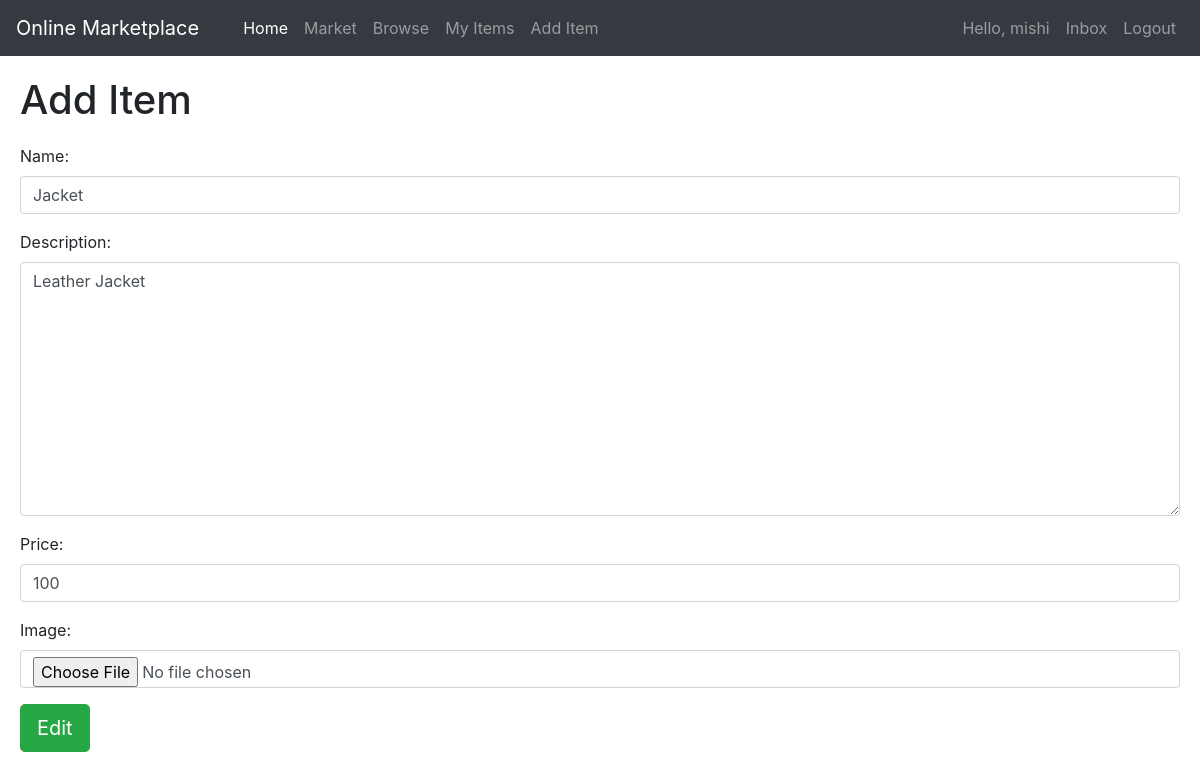
The app's page /8/edit/ (signed in) with its own data.
### main/models.py (models this page shows, shortened)
class Item(models.Model):
    category = models.ForeignKey(Category, related_name='items', on_delete=models.CASCADE)
    name = models.CharField(max_length=255)
    price = models.IntegerField()
    description = models.CharField(max_length=1024, blank=True, null=True)
    image = models.ImageField(upload_to='item_images', blank=True, null=True)
    is_sold = models.BooleanField(default=False)
    postingDate = models.DateTimeField(auto_now_add=True)
    added_by = models.ForeignKey(User, related_name='items', on_delete=models.CASCADE)
    owner = models.ForeignKey(User, default=None, blank=True, on_delete=models.SET_NULL, null=True)

### main/views.py (the view)
# urls.py: path('<id>/edit/', views.edit, name='edit'),
@login_required
def edit(request, id):
    item = get_object_or_404(Item, id=id, added_by=request.user)
    if request.method == 'POST':
        form = EditItemForm(request.POST or None, request.FILES or None, instance=item)
        if form.is_valid():
            form.save()
            messages.success(request, f'Your item was edited successfully!')
            return redirect('items')
    else:
        form = EditItemForm(instance=item)
    return render(request, 'main/edit_form.html', context={'form':form})

### main/forms.py
class EditItemForm(forms.ModelForm):
    class Meta:
        model = Item
        fields = ('name', 'description', 'price', 'image')
        widgets = {
            'name': forms.TextInput(attrs={
                'class': input_class
            }),
            'description': forms.Textarea(attrs={
                'class': input_class
            }),
            'price': forms.TextInput(attrs={
                'class': input_class
            }),
            'image': forms.FileInput(attrs={
                'class': input_class
            })
        }

### main/templates/main/edit_form.html (shortened to what this page needs)
{% extends 'main/base.html' %}
{% block content %}
<h1 style="margin:20px;"> Add Item </h1>
<form method="POST" action="." enctype="multipart/form-data" style="margin:20px;">
<div>
    {{form.as_p}}
</div>
 <button class="btn btn-success btn-lg" type="submit">Edit</button>
</form>
{% endblock %}

### main/templates/main/includes/navbar.html (shortened to what this page needs)
<nav class="navbar navbar-expand-md navbar-dark bg-dark">
    <a class="navbar-brand" href="{% url 'home' %}">Online Marketplace</a>
    <div class="collapse navbar-collapse" id="navbarNav">
        <ul class="navbar-nav mr-auto">
            <li class="nav-item active" id="navitems">
                <a class="nav-link" href="{% url 'home' %}">Home <span class="sr-only">(current)</span></a>
            </li>
            <li class="nav-item">
                <a class="nav-link" href="{% url 'items' %}">Market</a>
            </li>
            <li class="nav-item">
                <a class="nav-link" href="{% url 'browse' %}">Browse</a>
            </li>
            <li class="nav-item">
                {% if user.is_authenticated %}
                <a class="nav-link" href="{% url 'my_items' %}">My Items</a>
                {% else %}
                <a class="nav-link" href="{% url 'register' %}">My Items</a>
                {% endif %}
            </li>
            <li class="nav-item">
                {% if user.is_authenticated %}
                <a class="nav-link" href="{% url 'new' %}">Add Item</a>
                {% else %}
                <a class="nav-link" href="{% url 'register' %}">Add Item</a>
                {% endif %}
            </li>
        </ul>
        <ul class="navbar-nav">
            {% if user.is_authenticated %}
            <li class="nav-item">
                <a class="nav-link" href="#">Hello, {{ user.username }}</a>
            </li>
            <li class="nav-item">
                <a class="nav-link" href="{% url 'chat:inbox' %}">Inbox</a>
            </li>
            <li class="nav-item">
                <a class="nav-link" href="{% url 'logout' %}">Logout</a>
            </li>
            {% endif %}
        </ul>
    </div>
</nav>

### main/static/css/style.css (style rules this page uses)
html, body { width: 100%; height: 100vh; overflow-x: hidden; margin: 0; }
#navitems { padding-left: 20px; }

### records on screen
Item: name "Jacket", description "Leather Jacket", price "100"

### other values on screen
{{ user.username }} "mishi"
